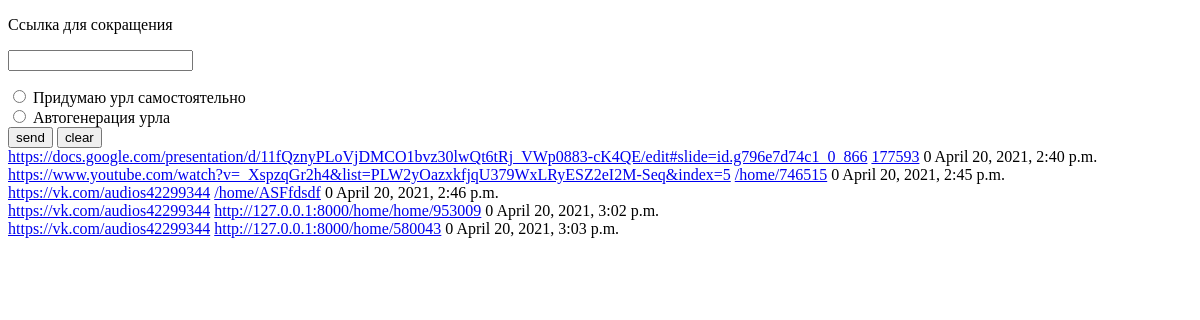
Page /home/ on the earlier database version.
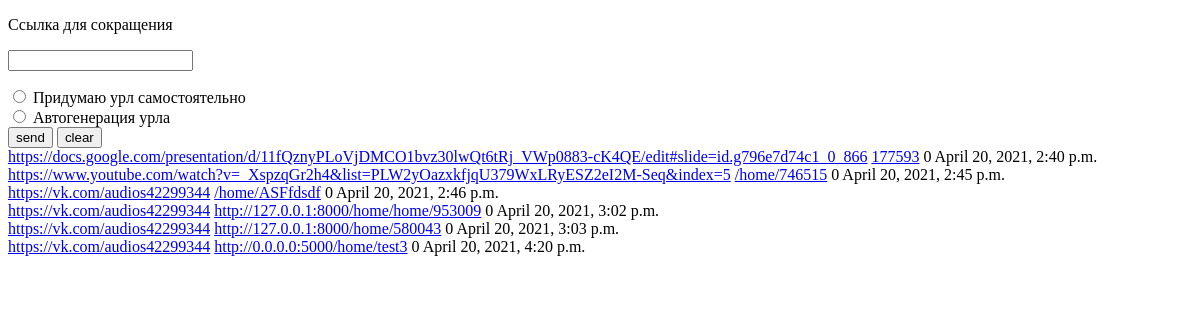
Same page on the later database version.
### cutter3/models.py (models this page shows, shortened)
class UrlShort(models.Model):
    user_url = models.URLField(max_length=2000)
    short_url = models.CharField(max_length=2000, default=None)
    num_visits = models.IntegerField(default=0)
    date = models.DateTimeField(default=timezone.now)

### cutter3/views.py (the view)
# urls.py: path('home/', home, name='home'),
def home(request):
    if request.method == 'POST':
        answer = request.POST.get('radio')
        if answer == "auto":
            current_object = UrlShort()
            current_object.user_url = request.POST.get('user_url')
            current_object.short_url = str(request.build_absolute_uri()) + str(randint(1, 999666))
            duplicate_short_url = UrlShort.objects.filter(short_url=current_object.short_url) or None
            if duplicate_short_url:
                return HttpResponse('Такой URL уже есть, вернитесь назад и придумайте другой')
            current_object.save()
            all_urls = UrlShort.objects.all()
            return render(request, 'testform1.html', {'all_urls': all_urls})
        else:
            user_url = request.POST.get('user_url')
            num_visits = request.POST.get('num_visits')
            short_url = str(request.build_absolute_uri())
            request.session['user_url'] = user_url
            request.session['short_url'] = short_url
            request.session['num_visits'] = num_visits
            return redirect('short_url_form')
    else:
        all_urls = UrlShort.objects.all()
        return render(request, 'testform1.html', {'all_urls': all_urls})

### cutter3/templates/testform1.html (shortened to what this page needs)
{% extends "base.html" %}
{% block content %}
{% if all_urls %}
    {% for url in all_urls %}
 <tr>
     <td ><a href={{url.user_url}}>{{url.user_url}}</a></td>
     <td ><a href="{% url 'redir' url.id%}">{{url.short_url}}</a></td>
     <td >{{url.num_visits}}</td>
     <td >{{url.date}}</td><br>
 </tr>
    {% endfor %}
{% endif %}
{% endblock %}

Differences in the rows shown:
added UrlShort: user_url "https://vk.com/audios42299344", short_url "http://0.0.0.0:5000/home/test3", num_visits "0", date "April 20, 2021, 4:20 p.m."
